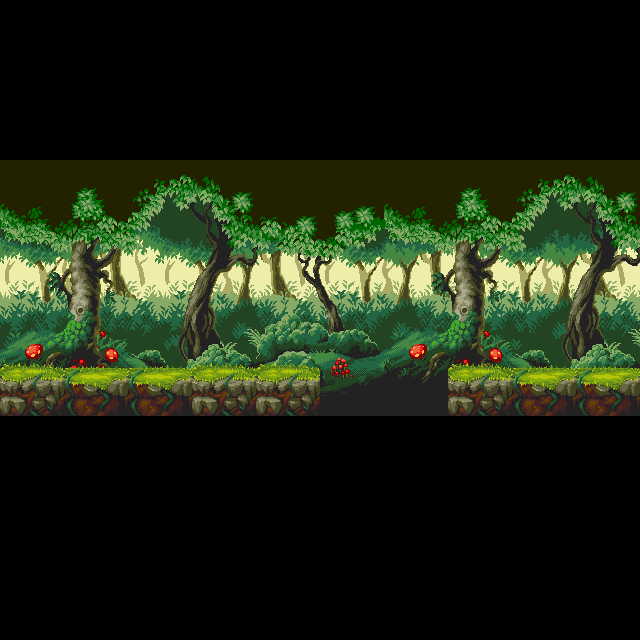

Rendered tile map (Tiled .tmx) drawn with the repository's tilesets; below, a short description and the full map source, tile grids included:
An orthogonal 20x20 tile map with 32x32 px tiles, 1 tile layer (Tile Layer 1) and 38 objects.

<map version="1.9" tiledversion="1.9.2" orientation="orthogonal" renderorder="right-down" width="20" height="20" tilewidth="32" tileheight="32" infinite="0" nextlayerid="2" nextobjectid="1">
 <tileset firstgid="1" name="Preview" tilewidth="32" tileheight="32" tilecount="192" columns="24">
  <image source="Preview.png" trans="000000" width="768" height="272" />
  <tile id="0">
   <objectgroup>
    <object id="1" x="0" y="0" width="32" height="32" />
   </objectgroup>
  </tile>
  <tile id="1">
   <objectgroup>
    <object id="1" x="0" y="0" width="32" height="32" />
   </objectgroup>
  </tile>
  <tile id="17">
   <objectgroup draworder="index" id="2">
    <object id="1" x="0" y="0" width="32" height="32" />
   </objectgroup>
  </tile>
  <tile id="24">
   <objectgroup>
    <object id="1" x="0" y="0" width="32" height="32" />
   </objectgroup>
  </tile>
  <tile id="25">
   <objectgroup>
    <object id="1" x="0" y="0" width="32" height="32" />
   </objectgroup>
  </tile>
  <tile id="41">
   <objectgroup>
    <object id="1" x="0" y="0" width="32" height="32" />
   </objectgroup>
  </tile>
  <tile id="48">
   <objectgroup>
    <object id="1" x="0" y="0" width="32" height="32" />
   </objectgroup>
  </tile>
  <tile id="49">
   <objectgroup>
    <object id="1" x="0" y="0" width="32" height="32" />
   </objectgroup>
  </tile>
  <tile id="65">
   <objectgroup>
    <object id="1" x="0" y="0" width="32" height="32" />
   </objectgroup>
  </tile>
  <tile id="72">
   <objectgroup>
    <object id="1" x="0" y="0" width="32" height="32" />
   </objectgroup>
  </tile>
  <tile id="73">
   <objectgroup>
    <object id="1" x="0" y="0" width="32" height="32" />
   </objectgroup>
  </tile>
  <tile id="89">
   <objectgroup>
    <object id="1" x="0" y="0" width="32" height="32" />
   </objectgroup>
  </tile>
  <tile id="96">
   <objectgroup>
    <object id="1" x="0" y="0" width="32" height="32" />
   </objectgroup>
  </tile>
  <tile id="97">
   <objectgroup>
    <object id="1" x="0" y="0" width="32" height="32" />
   </objectgroup>
  </tile>
  <tile id="113">
   <objectgroup>
    <object id="1" x="0" y="0" width="32" height="32" />
   </objectgroup>
  </tile>
  <tile id="120">
   <objectgroup>
    <object id="1" x="0" y="0" width="32" height="32" />
   </objectgroup>
  </tile>
  <tile id="121">
   <objectgroup>
    <object id="1" x="0" y="0" width="32" height="32" />
   </objectgroup>
  </tile>
  <tile id="137">
   <objectgroup>
    <object id="1" x="0" y="0" width="32" height="32" />
   </objectgroup>
  </tile>
  <tile id="144">
   <objectgroup>
    <object id="1" x="0" y="0" width="32" height="32" />
   </objectgroup>
  </tile>
  <tile id="145">
   <objectgroup>
    <object id="1" x="0" y="0" width="32" height="32" />
   </objectgroup>
  </tile>
  <tile id="161">
   <objectgroup>
    <object id="1" x="0" y="0" width="32" height="32" />
   </objectgroup>
  </tile>
  <tile id="168">
   <objectgroup>
    <object id="1" x="0" y="0" width="32" height="32" />
   </objectgroup>
  </tile>
  <tile id="169">
   <objectgroup draworder="index" id="2">
    <object id="1" x="0" y="0" width="32" height="32" />
   </objectgroup>
  </tile>
  <tile id="170">
   <objectgroup>
    <object id="1" x="0" y="0" width="32" height="32" />
   </objectgroup>
  </tile>
  <tile id="171">
   <objectgroup>
    <object id="1" x="0" y="0" width="32" height="32" />
   </objectgroup>
  </tile>
  <tile id="172">
   <objectgroup>
    <object id="1" x="0" y="0" width="32" height="32" />
   </objectgroup>
  </tile>
  <tile id="173">
   <objectgroup>
    <object id="1" x="0" y="0" width="32" height="32" />
   </objectgroup>
  </tile>
  <tile id="174">
   <objectgroup>
    <object id="1" x="0" y="0" width="32" height="32" />
   </objectgroup>
  </tile>
  <tile id="175">
   <objectgroup>
    <object id="1" x="0" y="0" width="32" height="32" />
   </objectgroup>
  </tile>
  <tile id="176">
   <objectgroup>
    <object id="1" x="0" y="0" width="32" height="32" />
   </objectgroup>
  </tile>
  <tile id="177">
   <objectgroup draworder="index" id="2">
    <object id="1" x="0" y="0" width="32" height="32" />
   </objectgroup>
  </tile>
  <tile id="182">
   <objectgroup>
    <object id="1" x="0" y="0" width="32" height="32" />
   </objectgroup>
  </tile>
  <tile id="183">
   <objectgroup>
    <object id="1" x="0" y="0" width="32" height="32" />
   </objectgroup>
  </tile>
  <tile id="184">
   <objectgroup>
    <object id="1" x="0" y="0" width="32" height="32" />
   </objectgroup>
  </tile>
  <tile id="185">
   <objectgroup>
    <object id="1" x="0" y="0" width="32" height="32" />
   </objectgroup>
  </tile>
  <tile id="186">
   <objectgroup>
    <object id="1" x="0" y="0" width="32" height="32" />
   </objectgroup>
  </tile>
  <tile id="187">
   <objectgroup>
    <object id="1" x="0" y="0" width="32" height="32" />
   </objectgroup>
  </tile>
  <tile id="188">
   <objectgroup draworder="index" id="2">
    <object id="1" x="0" y="0" width="32" height="32" />
   </objectgroup>
  </tile>
 </tileset>
 <layer id="1" name="Tile Layer 1" width="20" height="20">
  <data encoding="csv">
0,0,0,0,0,0,0,0,0,0,0,0,0,0,0,0,0,0,0,0,
0,0,0,0,0,0,0,0,0,0,0,0,0,0,0,0,0,0,0,0,
0,0,0,0,0,0,0,0,0,0,0,0,0,0,0,0,0,0,0,0,
0,0,0,0,0,0,0,0,0,0,0,0,0,0,0,0,0,0,0,0,
0,0,0,0,0,0,0,0,0,0,0,0,0,0,0,0,0,0,0,0,
1,2,3,4,5,6,7,8,9,10,11,12,13,14,15,16,17,18,19,20,
25,26,27,28,29,30,31,32,33,34,35,36,37,38,39,40,41,42,43,44,
49,50,51,52,53,54,55,56,57,58,59,60,61,62,63,64,65,66,67,68,
73,74,75,76,77,78,79,80,81,82,83,84,85,86,87,88,89,90,91,92,
97,98,99,100,101,102,103,104,105,106,107,108,109,110,111,112,113,114,115,116,
121,122,123,124,125,126,127,128,129,130,131,132,133,134,135,136,137,138,139,140,
145,146,147,148,149,150,151,152,153,154,155,156,157,158,159,160,161,162,163,164,
169,170,171,172,173,174,175,176,177,178,179,180,181,182,183,184,185,186,187,188,
0,0,0,0,0,0,0,0,0,0,0,0,0,0,0,0,0,0,0,0,
0,0,0,0,0,0,0,0,0,0,0,0,0,0,0,0,0,0,0,0,
0,0,0,0,0,0,0,0,0,0,0,0,0,0,0,0,0,0,0,0,
0,0,0,0,0,0,0,0,0,0,0,0,0,0,0,0,0,0,0,0,
0,0,0,0,0,0,0,0,0,0,0,0,0,0,0,0,0,0,0,0,
0,0,0,0,0,0,0,0,0,0,0,0,0,0,0,0,0,0,0,0,
0,0,0,0,0,0,0,0,0,0,0,0,0,0,0,0,0,0,0,0
</data>
 </layer>
</map>
